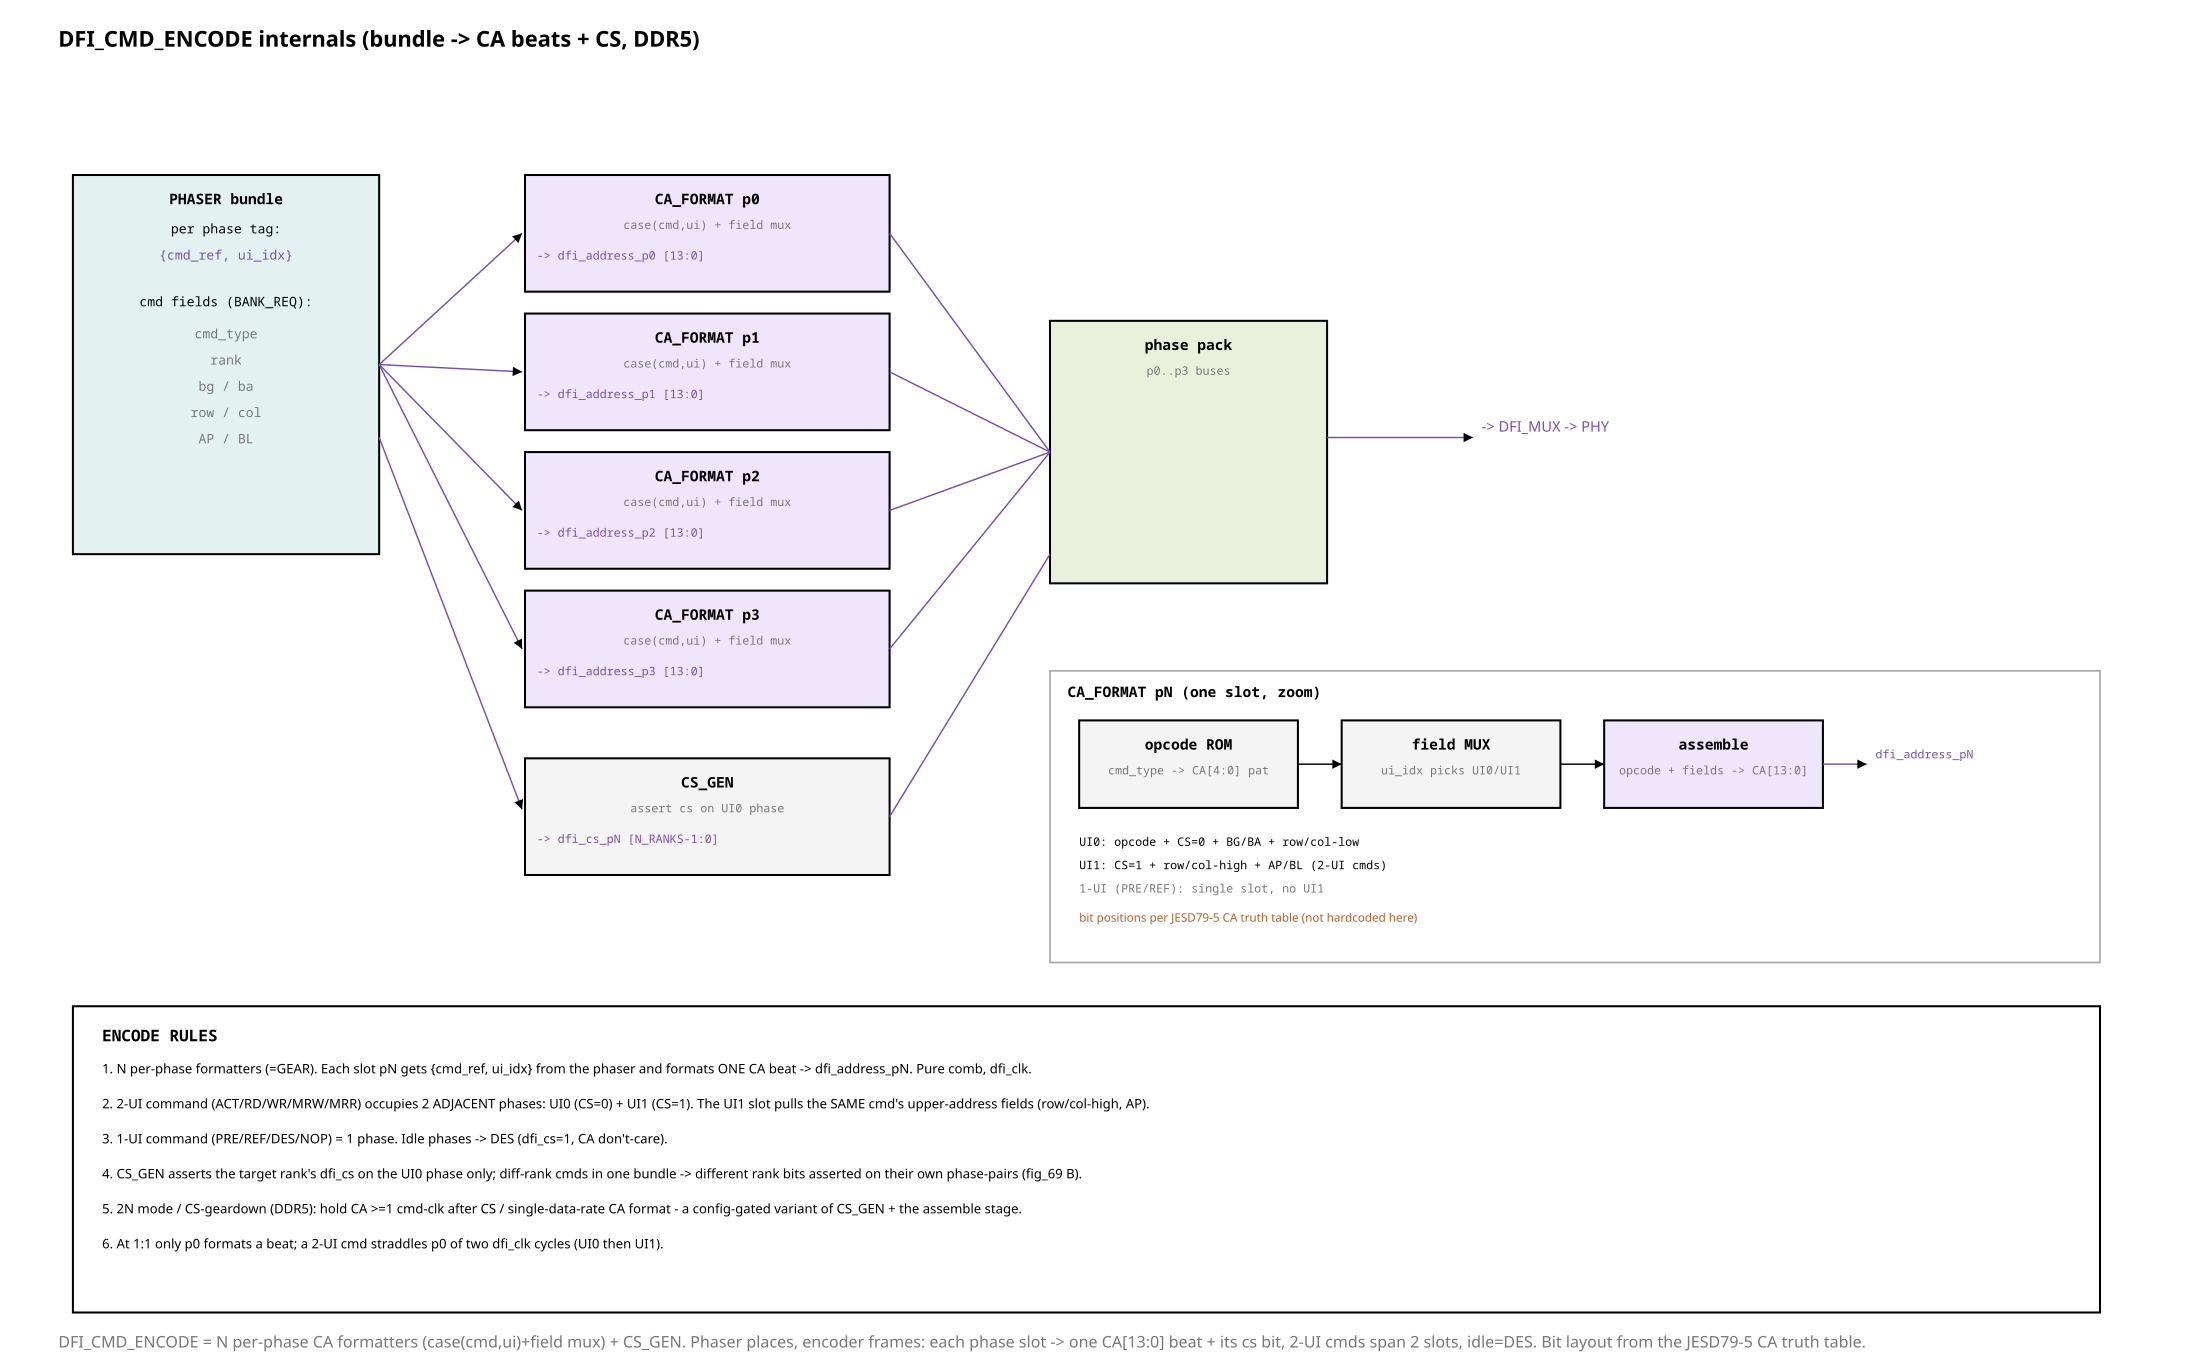

This chart was generated by the following Python code:
from rtlfig import (Fig, MUTED, FILL_NEW, FILL_LOGIC, FILL_CELL, FILL_ACTIVE,
                    FAINT, INK, PAPER, W_CELL)

# fig_70 — DFI_CMD_ENCODE internals. Phaser bundle -> per-phase CA formatters ->
# dfi_address_pN + dfi_cs_pN (DDR5 CA truth table). Comb, dfi_clk.

CMD = "#7a4fb0"; GREEN = "#3d8c40"; ME = "#b0602a"
f = Fig(1500, 940)


def blk(x, y, w, h, name, sub, fill=PAPER):
    f.rect(x, y, w, h, fill=fill, width=W_CELL)
    f.text(x + w / 2, y + 20, name, size=10, anchor="middle", bold=True)
    if sub:
        f.text(x + w / 2, y + 37, sub, size=8, anchor="middle", fill=MUTED)


f.text(40, 32, "DFI_CMD_ENCODE internals  (bundle -> CA beats + CS, DDR5)", size=15,
       mono=False, bold=True)

# ---- phaser bundle in ----
blk(50, 120, 210, 260, "PHASER bundle", "", FILL_ACTIVE)
f.text(155, 160, "per phase tag:", size=9, mono=True, anchor="middle")
f.text(155, 178, "{cmd_ref, ui_idx}", size=9, mono=True, anchor="middle", fill=CMD)
f.text(155, 210, "cmd fields (BANK_REQ):", size=9, mono=True, anchor="middle")
for i, s in enumerate(["cmd_type", "rank", "bg / ba", "row / col", "AP / BL"]):
    f.text(155, 232 + i * 18, s, size=9, mono=True, anchor="middle", fill=MUTED)

# ---- N per-phase CA formatters ----
FX = 360
fy = [120, 215, 310, 405]
for i, y in enumerate(fy):
    blk(FX, y, 250, 80, f"CA_FORMAT p{i}", "case(cmd,ui) + field mux", FILL_NEW)
    f.text(FX + 8, y + 58, "-> dfi_address_p%d [13:0]" % i, size=8, mono=True, fill=CMD)
    f.line(260, 250, FX - 2, y + 40, arrow=True, stroke=CMD)

# ---- CS_GEN ----
blk(FX, 520, 250, 80, "CS_GEN", "assert cs on UI0 phase", FILL_LOGIC)
f.text(FX + 8, 578, "-> dfi_cs_pN [N_RANKS-1:0]", size=8, mono=True, fill=CMD)
f.line(260, 300, FX - 2, 555, arrow=True, stroke=CMD)

# ---- output bus ----
blk(720, 220, 190, 180, "phase pack", "p0..p3 buses", FILL_CELL)
for y in fy:
    f.line(610, y + 40, 720, 310, arrow=False, stroke=CMD)
f.line(610, 560, 720, 380, arrow=False, stroke=CMD)
f.line(910, 300, 1010, 300, arrow=True, stroke=CMD)
f.text(1016, 296, "-> DFI_MUX -> PHY", size=10, mono=False, fill=CMD)

# ---- inside one formatter (zoom) ----
zx, zy = 720, 460
f.rect(zx, zy, 720, 200, fill="none", width=1.2, stroke=FAINT)
f.text(zx + 12, zy + 18, "CA_FORMAT pN  (one slot, zoom)", size=10, bold=True)
blk(zx + 20, zy + 34, 150, 60, "opcode ROM", "cmd_type -> CA[4:0] pat", FILL_LOGIC)
blk(zx + 200, zy + 34, 150, 60, "field MUX", "ui_idx picks UI0/UI1", FILL_LOGIC)
blk(zx + 380, zy + 34, 150, 60, "assemble", "opcode + fields -> CA[13:0]", FILL_NEW)
f.line(zx + 170, zy + 64, zx + 200, zy + 64, arrow=True)
f.line(zx + 350, zy + 64, zx + 380, zy + 64, arrow=True)
f.line(zx + 530, zy + 64, zx + 560, zy + 64, arrow=True, stroke=CMD)
f.text(zx + 566, zy + 60, "dfi_address_pN", size=8, mono=True, fill=CMD)
f.text(zx + 20, zy + 120, "UI0: opcode + CS=0 + BG/BA + row/col-low", size=8, mono=True)
f.text(zx + 20, zy + 136, "UI1: CS=1 + row/col-high + AP/BL   (2-UI cmds)", size=8, mono=True)
f.text(zx + 20, zy + 152, "1-UI (PRE/REF): single slot, no UI1", size=8, mono=True, fill=MUTED)
f.text(zx + 20, zy + 172, "bit positions per JESD79-5 CA truth table (not hardcoded here)",
       size=8, mono=False, fill=ME)

# ---- rules ----
f.rect(50, 690, 1390, 210, fill=PAPER, width=1.4, stroke=INK)
f.text(70, 714, "ENCODE RULES", size=11, bold=True)
rr = ["N per-phase formatters (=GEAR). Each slot pN gets {cmd_ref, ui_idx} from the phaser and "
      "formats ONE CA beat -> dfi_address_pN. Pure comb, dfi_clk.",
      "2-UI command (ACT/RD/WR/MRW/MRR) occupies 2 ADJACENT phases: UI0 (CS=0) + UI1 (CS=1). The "
      "UI1 slot pulls the SAME cmd's upper-address fields (row/col-high, AP).",
      "1-UI command (PRE/REF/DES/NOP) = 1 phase. Idle phases -> DES (dfi_cs=1, CA don't-care).",
      "CS_GEN asserts the target rank's dfi_cs on the UI0 phase only; diff-rank cmds in one bundle "
      "-> different rank bits asserted on their own phase-pairs (fig_69 B).",
      "2N mode / CS-geardown (DDR5): hold CA >=1 cmd-clk after CS / single-data-rate CA format - a "
      "config-gated variant of CS_GEN + the assemble stage.",
      "At 1:1 only p0 formats a beat; a 2-UI cmd straddles p0 of two dfi_clk cycles (UI0 then UI1)."]
for i, s in enumerate(rr):
    f.text(70, 736 + i*24, f"{i+1}. {s}", size=9, mono=False)

f.caption(40, 924,
          "DFI_CMD_ENCODE = N per-phase CA formatters (case(cmd,ui)+field mux) + CS_GEN. Phaser "
          "places, encoder frames: each phase slot -> one CA[13:0] beat + its cs bit, 2-UI cmds "
          "span 2 slots, idle=DES. Bit layout from the JESD79-5 CA truth table.")

f.save("fig_70_dfi_cmd_encode.svg")
print("wrote fig_70_dfi_cmd_encode.svg")
